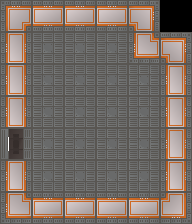

A 2D game scene composited from a Tiled map and its tileset images. What follows is a short description and the map's XML, with every tile layer's data as written:
An orthogonal 6x7 tile map with 32x32 px tiles, 3 tile layers (Color Fill, Background, Walls), 5 tilesets and 12 objects (7x rock, 2x alien, puddle, exit, playerSpawn).

<map version="1.4" tiledversion="1.4.2" orientation="orthogonal" renderorder="right-down" width="6" height="7" tilewidth="32" tileheight="32" infinite="0" nextlayerid="6" nextobjectid="13">
 <tileset firstgid="1" name="Aliens" tilewidth="32" tileheight="32" tilecount="2" columns="2">
  <image source="../Assets/aliensprite_idle.png" width="64" height="32" />
 </tileset>
 <tileset firstgid="3" name="Black Blocks" tilewidth="32" tileheight="32" tilecount="576" columns="24">
  <image source="../Assets/blacksquare.png" width="768" height="768" />
 </tileset>
 <tileset firstgid="579" name="Floor" tilewidth="32" tileheight="32" tilecount="63" columns="7">
  <image source="../Assets/tileset.png" width="224" height="288" />
 </tileset>
 <tileset firstgid="642" name="Rocks" tilewidth="32" tileheight="32" tilecount="1" columns="1">
  <image source="../Assets/addwork.png" width="32" height="32" />
 </tileset>
 <tileset firstgid="643" name="Water" tilewidth="32" tileheight="32" tilecount="1" columns="1">
  <image source="../Assets/MasterSimple.png" width="32" height="32" />
 </tileset>
 <layer id="2" name="Color Fill" width="6" height="7" locked="1">
  <data encoding="csv">
0,0,0,0,0,3,
0,0,0,0,0,0,
0,0,0,0,0,0,
0,0,0,0,0,0,
0,0,0,0,0,0,
0,0,0,0,0,0,
0,0,0,0,0,0
</data>
 </layer>
 <layer id="1" name="Background" width="6" height="7" locked="1">
  <data encoding="csv">
0,0,0,0,0,0,
0,587,587,587,0,0,
0,587,587,587,587,0,
0,587,587,587,587,0,
620,587,587,587,587,0,
0,587,587,587,587,0,
0,0,0,0,0,0
</data>
 </layer>
 <layer id="3" name="Walls" width="6" height="7" locked="1">
  <data encoding="csv">
600,580,580,580,584,0,
586,0,0,0,591,584,
586,0,0,0,0,586,
586,0,0,0,0,586,
0,0,0,0,0,586,
586,0,0,0,0,586,
591,580,580,580,580,589
</data>
 </layer>
 <objectgroup id="5" name="Group">
  <object id="3" name="rock" gid="642" x="32" y="96" width="32" height="32" />
  <object id="4" name="rock" gid="642" x="64" y="192" width="32" height="32" />
  <object id="5" name="rock" gid="642" x="64" y="160" width="32" height="32" />
  <object id="6" name="rock" gid="642" x="64" y="128" width="32" height="32" />
  <object id="7" name="rock" gid="642" x="96" y="96" width="32" height="32" />
  <object id="8" name="rock" gid="642" x="128" y="96" width="32" height="32" />
  <object id="9" name="rock" gid="642" x="128" y="160" width="32" height="32" />
  <object id="10" name="alien" gid="1" x="64" y="64" width="32" height="32" />
  <object id="11" name="alien" gid="1" x="128" y="128" width="32" height="32" />
  <object id="12" name="puddle" gid="643" x="96" y="128" width="32" height="32" />
 </objectgroup>
 <objectgroup id="4" name="Player">
  <object id="1" name="exit" x="0" y="128" width="32" height="32" />
  <object id="2" name="playerSpawn" x="48" y="144">
   <point />
  </object>
 </objectgroup>
</map>
